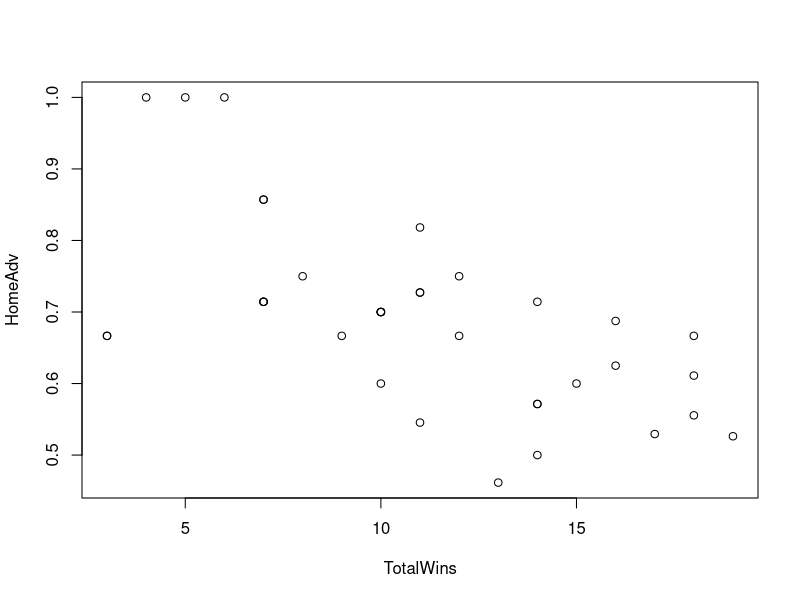

Reproduce this figure in R.
#### SET UP ####
setwd("M:/EMS/EMC/EMC 3")

Results1516 <- read.csv("Results_2015-16.csv")
Results1617 <- read.csv("Results_2016-17.csv")
Results1718 <- read.csv("Results_2017-18.csv")

##### OVERALL IMPACT OF HOME ADVANTAGE #####
a <- length(which(Results1516$HomeScore > Results1516$AwayScore))/length(Results1516$HomeScore)
b <- length(which(Results1617$HomeScore > Results1617$AwayScore))/length(Results1617$HomeScore)
c <- length(which(Results1718$HomeScore > Results1718$AwayScore))/length(Results1718$HomeScore)

##### IMPACT OF HOME ADVANTAGE PER TEAM #####
HomeAdv <- c()
TotalWins <- c()

for (team in unique(Results1516$HomeTeam)){
  HomeAdv <- append(HomeAdv, length(which(Results1516$HomeTeam == team & Results1516$HomeScore > Results1516$AwayScore)))
  HomeAdv[length(HomeAdv)] <- HomeAdv[length(HomeAdv)] / (HomeAdv[length(HomeAdv)] + length(which(Results1516$AwayTeam == team & Results1516$AwayScore > Results1516$HomeScore)))
  TotalWins <- append(TotalWins, length(which(Results1516$HomeTeam == team & Results1516$HomeScore > Results1516$AwayScore)) + length(which(Results1516$AwayTeam == team & Results1516$AwayScore > Results1516$HomeScore)))
}

for (team in unique(Results1617$HomeTeam)){
  HomeAdv <- append(HomeAdv, length(which(Results1617$HomeTeam == team & Results1617$HomeScore > Results1617$AwayScore)))
  HomeAdv[length(HomeAdv)] <- HomeAdv[length(HomeAdv)] / (HomeAdv[length(HomeAdv)] + length(which(Results1617$AwayTeam == team & Results1617$AwayScore > Results1617$HomeScore)))
  TotalWins <- append(TotalWins, length(which(Results1617$HomeTeam == team & Results1617$HomeScore > Results1617$AwayScore)) + length(which(Results1617$AwayTeam == team & Results1617$AwayScore > Results1617$HomeScore)))
}

for (team in unique(Results1718$HomeTeam)){
  HomeAdv <- append(HomeAdv, length(which(Results1718$HomeTeam == team & Results1718$HomeScore > Results1718$AwayScore)))
  HomeAdv[length(HomeAdv)] <- HomeAdv[length(HomeAdv)] / (HomeAdv[length(HomeAdv)] + length(which(Results1718$AwayTeam == team & Results1718$AwayScore > Results1718$HomeScore)))
  TotalWins <- append(TotalWins, length(which(Results1718$HomeTeam == team & Results1718$HomeScore > Results1718$AwayScore)) + length(which(Results1718$AwayTeam == team & Results1718$AwayScore > Results1718$HomeScore)))
}


print(HomeAdv)
print(TotalWins)

plot(TotalWins, HomeAdv)

# Work out how much correlation

# PEARSON'S PRODUCT MOMENT CORRELATION COEFFICIENT (pg 81 in stats textbook)
Sxy <- sum((TotalWins - mean(TotalWins)) * (HomeAdv - mean(HomeAdv)))
Sxx <- sum((TotalWins - mean(TotalWins))^2)
Syy <- sum((HomeAdv - mean(HomeAdv))^2)

Correlation <- Sxy/sqrt(Sxx*Syy)

print(Correlation)
